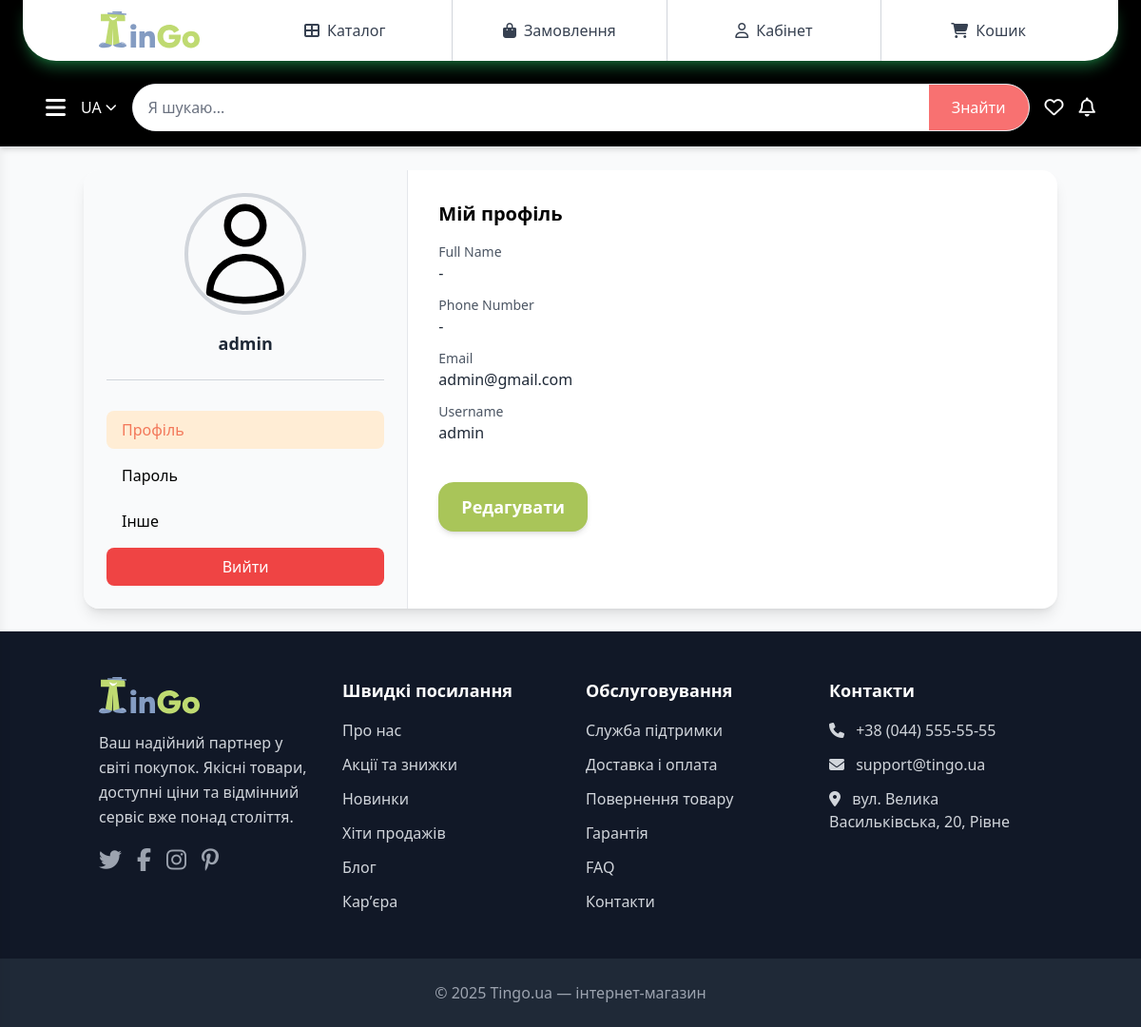
Screenshot of /profile/ (signed in) with the database file from the repository.
### shop/models.py (models this page shows)
class User(AbstractUser):
    email = models.EmailField(unique=True, null=True, blank=True)
    phone_number = models.CharField(max_length=15, unique=True, null=True, blank=True)
    first_name = models.CharField(max_length=15, blank=True, null=True)
    last_name = models.CharField(max_length=15, blank=True, null=True)
    avatar = models.ImageField(storage=AvatarStorage, blank=True, null=True)

### shop/views.py (the view, shortened to what this page needs)
# urls.py: path("profile/", views.profile_view, name="profile"),
@login_required
def profile_view(request):
    user = request.user
    warnings = []
    if request.method == "POST":
        form = UserProfileForm(request.POST, request.FILES, instance=user)
        if form.is_valid():
            user = form.save(commit=False)
            for field in ['first_name', 'last_name', 'email', 'phone_number']:
                value = getattr(user, field)
                if value == '':
                    setattr(user, field, None)
            user.save()
            return redirect('profile')
    else:
        form = UserProfileForm(instance=user)
    return render(request, 'shop/account/profile.html', {
        'form': form,
        'warnings': warnings,
        })

### shop/templates/shop/account/profile.html (shortened to what this page needs)
{% extends "shop/account/profile_base.html" %}
{% block profile_content %}
<h2 class="text-xl font-semibold mb-4">Мій профіль</h2>
<form method="post" enctype="multipart/form-data" class="space-y-4">
  <div id="view-mode" class="space-y-3 {% if form.errors %}hidden{% endif %}">
    <div>
      <label class="block text-sm font-medium text-gray-600">Full Name</label>
      {% with first=request.user.first_name|default_if_none:"" last=request.user.last_name|default_if_none:"" %}
      {% if first or last %}
      <div class="text-gray-800">{{ first }} {{ last }}</div>
      {% else %}
      <div class="text-gray-800">-</div>
      {% endif %}
      {% endwith %}
    </div>
    <div>
      <label class="block text-sm font-medium text-gray-600">Phone Number</label>
      <div class="text-gray-800">{{ request.user.phone_number|default:"-" }}</div>
    </div>
    <div>
      <label class="block text-sm font-medium text-gray-600">Email</label>
      <div class="text-gray-800">{{ request.user.email|default:"-" }}</div>
    </div>
    <div>
      <label class="block text-sm font-medium text-gray-600">Username</label>
      <div class="text-gray-800">{{ request.user.username }}</div>
    </div>
  </div>
  <div class="flex flex-col sm:flex-row sm:space-x-4 space-y-3 sm:space-y-0 pt-6 justify-start">
    <button id="edit-btn" type="button"
      class="bg-green-600 hover:bg-green-700 text-white px-6 py-3 rounded-2xl font-semibold text-lg transition duration-200 shadow-md hover:shadow-lg {% if form.errors %}hidden{% endif %}">
      Редагувати
    </button>
  </div>
  {% endblock %}

### shop/templates/shop/account/profile_base.html (shortened to what this page needs)
{% extends "shop/_layout.html" %}
{% load static %}
{% block content %}
<div class="flex justify-center items-start p-6">
  <div class="w-full max-w-5xl bg-white shadow-lg rounded-2xl overflow-hidden flex flex-col md:flex-row">
    <div class="w-full md:w-1/3 border-r border-gray-200 p-6 bg-gray-50">
      <form method="post" enctype="multipart/form-data" id="avatar-form" action="{% url 'profile_update_avatar' %}"
        class="flex flex-col items-center">
        <div class="relative w-32 h-32 rounded-full overflow-hidden border-4 border-gray-300 cursor-pointer"
          id="avatar-container">
          {% if request.user.avatar %}
          <img src="{{ request.user.avatar.url }}" alt="Avatar" id="avatar-img" class="w-full h-full object-cover">
          {% else %}
          <img src="{% static 'images/icons/def_user.svg' %}" alt="Avatar" id="avatar-img"
            class="w-full h-full object-cover">
          {% endif %}
        </div>
        <h2 class="mt-4 font-semibold text-lg text-gray-800">{{ request.user.username }}</h2>
      </form>
      <div class="border-t border-gray-300 my-6"></div>
      <nav class="mt-8 space-y-2">
        <a href="{% url 'profile' %}"
          class="block px-4 py-2 rounded-lg font-medium {% if request.resolver_match.url_name == 'profile' %}bg-orange-100 text-orange-600{% else %}hover:bg-gray-100{% endif %}">
          Профіль
        </a>
        <a href="{% url 'profile_password' %}"
          class="block px-4 py-2 rounded-lg font-medium {% if request.resolver_match.url_name == 'profile_password' %}bg-orange-100 text-orange-600{% else %}hover:bg-gray-100{% endif %}">
          Пароль
        </a>
        <a href="{% url 'profile_other' %}"
          class="block px-4 py-2 rounded-lg font-medium {% if request.resolver_match.url_name == 'profile_other' %}bg-orange-100 text-orange-600{% else %}hover:bg-gray-100{% endif %}">
          Інше
        </a>
        <form method="post" action="{% url 'logout' %}" class="mt-6">
          <button type="submit"
            class="w-full px-4 py-2 bg-red-500 text-white font-medium rounded-lg hover:bg-red-700 transition-colors">
            Вийти
          </button>
        </form>
      </nav>
    </div>
    <div class="w-full md:w-2/3 p-8">
      {% block profile_content %}{% endblock %}
    </div>
  </div>
</div>
{% endblock %}

### rows the page displays
User: user.username "admin", user.phone_number "-", user.email "admin@gmail.com"
